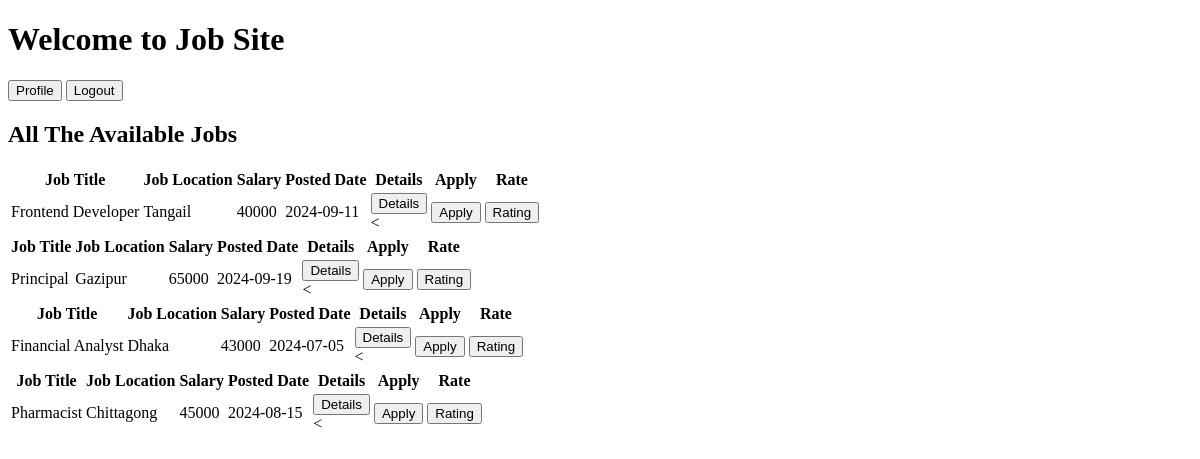
The page /rating/homepage.php on the database as committed earlier.
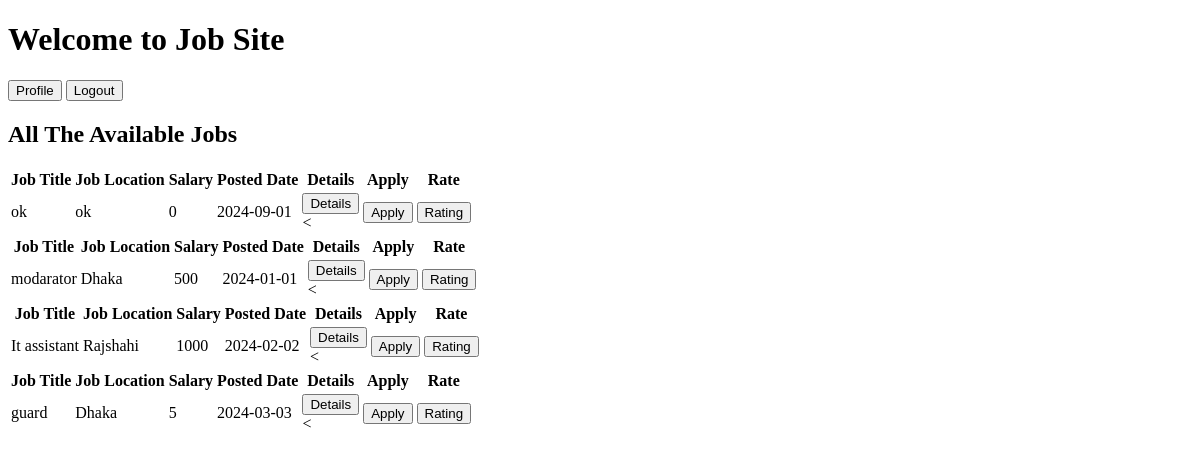
The same page on the database as committed later.
### tables this page shows
CREATE TABLE `job` (
  `job_id` int(5) NOT NULL,
  `company_id` int(5) DEFAULT NULL,
  `title` varchar(50) NOT NULL,
  `description` varchar(1000) NOT NULL,
  `location` varchar(50) NOT NULL,
  `required_skill` varchar(200) NOT NULL,
  `required_experience` varchar(200) NOT NULL,
  `salary` int(10) NOT NULL,
  `posted_date` date NOT NULL
);

### rating/homepage.php (the view, shortened to what this page needs)
<?php
    require_once("connect.php");
?>
<!DOCTYPE html>
<html lang="en">
<head>
</head>
<body>
    <div class="container my-5">
        <h1>Welcome to Job Site </h1>
        <button onclick="location.href='../candidate/candidate_profile_display.php'">Profile</button>
        <button onclick="location.href='../candidate/index.php'">Logout</button>
        <h2>All The Available Jobs</h2>
            <?php
                $sql = "SELECT * FROM job";
                $result = mysqli_query($conn, $sql);
                while($row = mysqli_fetch_array($result)){
                    ?>
                    <table class="table">
                        <thead>
                            <tr>
                                <th>Job Title</th>
                                <th>Job Location</th>
                                <th>Salary</th>
                                <th>Posted Date</th>
                                <th>Details</th>                                <th>Apply</th>
                                <th>Rate</th>
                            </tr>
                        </thead>
                        <tbody>
                            <tr>
                                <td><?php echo $row["title"]; ?></td>
                                <td><?php echo $row["location"]; ?></td>
                                <td><?php echo $row["salary"]; ?></td>
                                <td><?php echo $row["posted_date"]; ?></td>
                                <td><form action="../jobdescription.php" method="post">
                                    <input type="submit" value="Details" >
                                </form><</td>
                                <td><form action="../candidate/apply_job.php" method="post">
                                    <input type="submit" value="Apply" >
                                </form></td>
                                <td><form action="job_rating.php" method="post">
                                    <input type="submit" value="Rating" >
                                </form></td>
                            </tr>
                        </tbody>
                    </table>
                    <?php
                    }
                    ?>
    </div>
</body>
</html>

Rows that differ between the two databases and show on the page:
removed job: title "Frontend Developer", location "Tangail", salary "40000", posted_date "2024-09-11"
removed job: title "Principal", location "Gazipur", salary "65000", posted_date "2024-09-19"
removed job: title "Financial Analyst", location "Dhaka", salary "43000", posted_date "2024-07-05"
removed job: title "Pharmacist", location "Chittagong", salary "45000", posted_date "2024-08-15"
added job: title "ok", location "ok", salary "0", posted_date "2024-09-01"
added job: title "modarator", location "Dhaka", salary "500", posted_date "2024-01-01"
added job: title "It assistant", location "Rajshahi", salary "1000", posted_date "2024-02-02"
added job: title "guard", location "Dhaka", salary "5", posted_date "2024-03-03"
